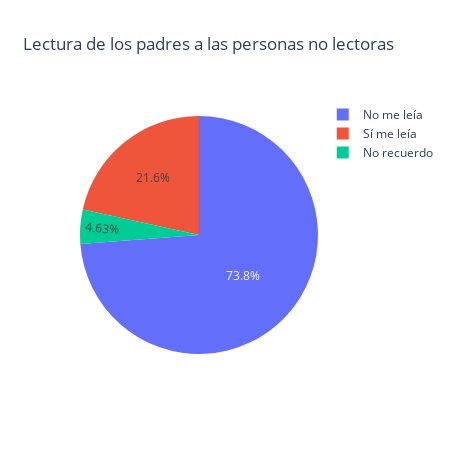

This figure's notebook cell:
### Code cell
fig2= go.Figure(data = data2, layout = layout2)
iplot(fig2)

### Figure 1 — Plotly figure (JSON) as saved in the notebook; plotly's stock layout.template omitted (floating-point values rounded to 4 significant figures)
{"data": [{"labels": ["Sí me leía", "No me leía", "No recuerdo"], "type": "pie", "values": [163, 558, 35]}], "layout": {"height": 450, "title": {"text": "Lectura de los padres a las personas no lectoras"}, "width": 450}}
